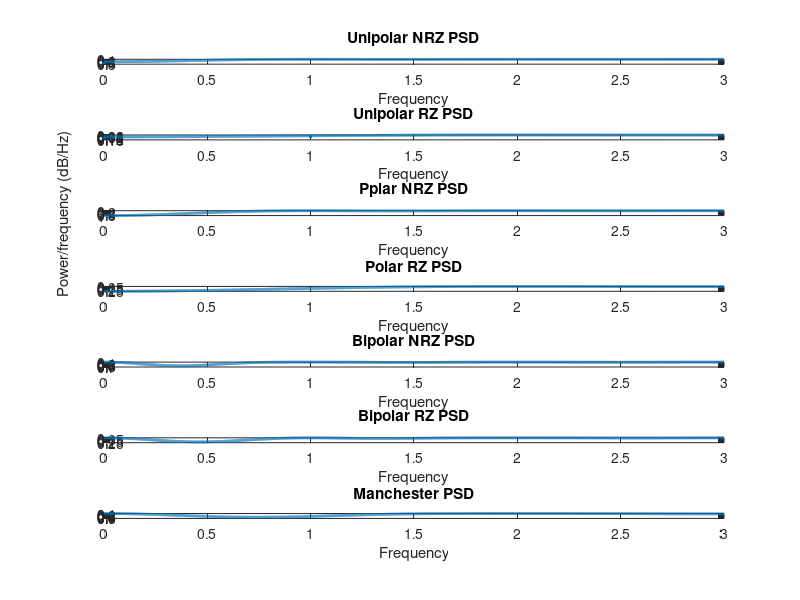

Here is the MATLAB script that generated this plot:
clear
clc

Tb = 1;
f = 0:0.001:3;
A = 1;

UP_NRZ_PSD = (A^2 * Tb/4) .* sinc(f * Tb).^2 + ((A^2) / 4) * (f==0);
UP_RZ_PSD = (A^2 * Tb/16) .* (sinc(f * Tb/2)).^2 + (A^2 / 16)*(f==0) + (A^2 / 16)*(f==Tb); 
P_NRZ_PSD = (A^2 * Tb) .* (sinc(f * Tb)).^2 ;
P_RZ_PSD = (A^2 * Tb/4) .* (sinc(f * Tb/2)).^2 ;
BP_NRZ_PSD = (A^2 * Tb) .* sinc(f * Tb).^2 .* sin(pi * f * Tb).^2;
BP_RZ_PSD = (A^2 * Tb/4) .* sinc(f * Tb/2).^2 .* sin(pi * f * Tb).^2;
Manchester_PSD = (A^2 * Tb) .* sinc(f * Tb/2).^2 .* sin(pi * f * Tb/2).^2;


% Plot the PSD
figure
subplot(7,1,1)
plot(f, (UP_NRZ_PSD),'LineWidth', 2);
xlabel('Frequency');
title('Unipolar NRZ PSD');

subplot(7,1,2)
plot(f, (UP_RZ_PSD),'LineWidth', 2);
xlabel('Frequency');
title('Unipolar RZ PSD');

subplot(7,1,3)
plot(f, (P_NRZ_PSD),'LineWidth', 2);
xlabel('Frequency');
ylabel('Power/frequency (dB/Hz)');
title('Pplar NRZ PSD');

subplot(7,1,4)
plot(f, (P_RZ_PSD),'LineWidth', 2);
xlabel('Frequency');
title('Polar RZ PSD');

subplot(7,1,5)
plot(f, (BP_NRZ_PSD),'LineWidth', 2);
xlabel('Frequency');
title('Bipolar NRZ PSD');

subplot(7,1,6)
plot(f, (BP_RZ_PSD),'LineWidth', 2);
xlabel('Frequency');
title('Bipolar RZ PSD');

subplot(7,1,7)
plot(f, (Manchester_PSD),'LineWidth', 2);
xlabel('Frequency');
title('Manchester PSD');

